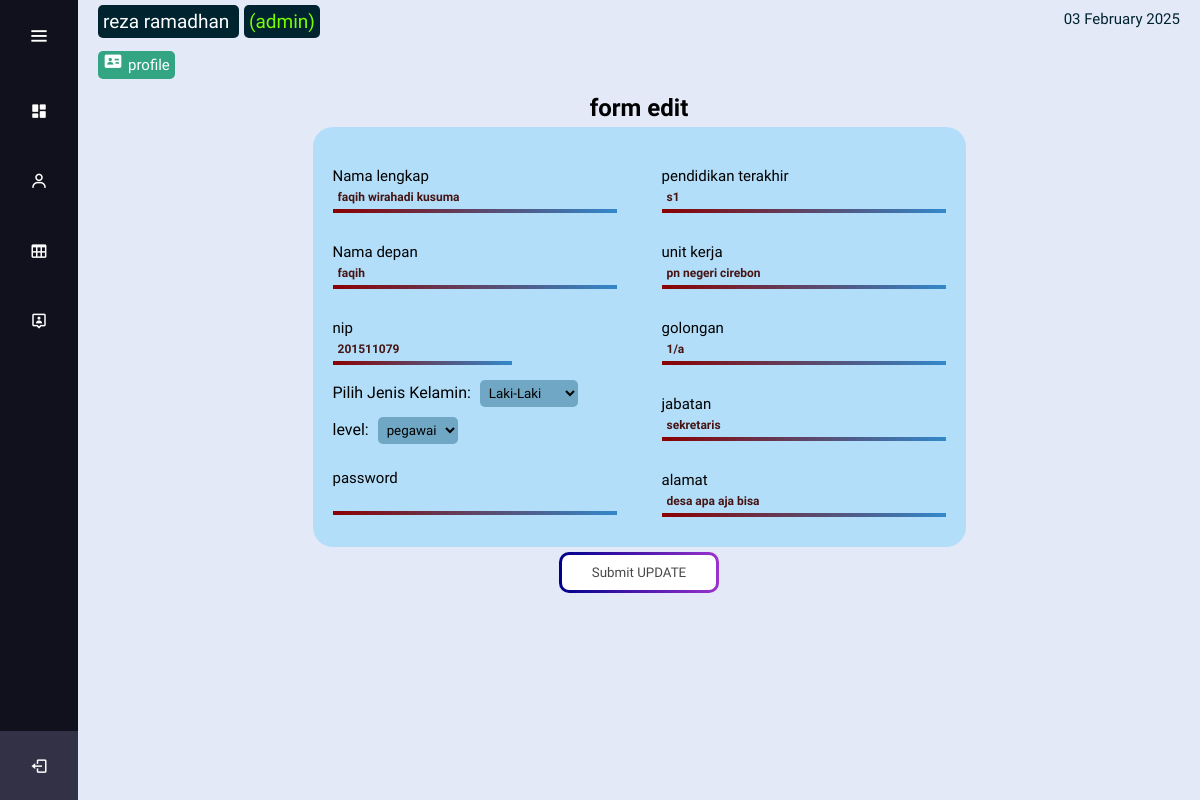
The page /dashboard_admin.php?page=edit_user&id_user=137 (signed in) on the database its author committed.
### tables this page shows
CREATE TABLE `tbl_multi_user` (
  `id_user` int(11) NOT NULL,
  `nama_lengkap` varchar(100) DEFAULT NULL,
  `nama_depan` varchar(100) DEFAULT NULL,
  `nip` char(18) DEFAULT NULL,
  `jenis_kelamin` varchar(100) DEFAULT NULL,
  `pass_user` varchar(100) DEFAULT NULL,
  `level` varchar(100) DEFAULT NULL
);

CREATE TABLE `tbl_data_pegawai` (
  `id_pegawai` int(11) NOT NULL,
  `nama_pegawai` varchar(100) DEFAULT NULL,
  `nip` char(18) DEFAULT NULL,
  `id_jabatan` int(11) DEFAULT NULL,
  `id_user` int(11) DEFAULT NULL,
  `id_golongan` int(11) DEFAULT NULL,
  `unit_kerja` varchar(100) DEFAULT NULL,
  `pendidikan_terakhir` varchar(100) DEFAULT NULL,
  `alamat` varchar(225) DEFAULT NULL
);

CREATE TABLE `tbl_data_golongan` (
  `id_golongan` int(11) NOT NULL,
  `nama_golongan` varchar(100) DEFAULT NULL,
  `id_user` int(11) DEFAULT NULL
);

CREATE TABLE `tbl_data_jabatan` (
  `id_jabatan` int(11) NOT NULL,
  `nama_jabatan` varchar(100) DEFAULT NULL,
  `id_user` int(11) DEFAULT NULL
);

### page/admin/user/edit_user.php (the view, shortened to what this page needs)
<?php
require_once('./function/koneksi.php');
$id_user = isset($_GET['id_user']) ? $_GET['id_user'] : false;
$pegawai_query = mysqli_query($koneksi, "SELECT
    pegawai.*,
    multi_user.*,
    golongan.*,
    jabatan.*
    FROM
        tbl_data_pegawai AS pegawai
    INNER JOIN
        tbl_multi_user AS multi_user ON pegawai.id_user = multi_user.id_user
    INNER JOIN
        tbl_data_golongan AS golongan ON pegawai.id_golongan = golongan.id_golongan
    INNER JOIN
        tbl_data_jabatan AS jabatan ON pegawai.id_jabatan = jabatan.id_jabatan
    WHERE
        pegawai.id_user= $id_user");
$pegawai = mysqli_fetch_array($pegawai_query);
if ($pegawai) {
    $nama_lengkap = $pegawai['nama_lengkap'];
    $nama_depan = $pegawai['nama_depan'];
    $nip = $pegawai['nip'];
    $jenis_kelamin = $pegawai['jenis_kelamin'];
    $nama_jabatan = $pegawai['nama_jabatan'];
    $nama_golongan = $pegawai['nama_golongan'];
    $pendidikan_terakhir = $pegawai['pendidikan_terakhir'];
    $alamat = $pegawai['alamat'];
    $unit_kerja = $pegawai['unit_kerja'];
    $level = $pegawai['level'];
}
?>
<form class="form-add" method="POST" action="<?= BASE_URL . 'process/process_user/process_admin/process_edit.php'?>">
        <h1>form edit </h1>
    <div class="box">
        <div class="box-form">
            <div class="mb-3">
                <label for="nama_lengkap_admin" class="form-label">Nama lengkap</label>
                <input type="text" class="form-control" id="nama_lengkap_admin" name="nama_lengkap_admin" size="35" value="<?= $nama_lengkap ?>">
            </div>
            <div class="mb-3">
                <label for="nama_depan" class="form-label">Nama depan</label>
                <input type="text" class="form-control" id="nama_depan" name="nama_depan" size="35" value="<?= $nama_depan ?>">
            </div>
            <div class="mb-3">
                <label for="nip" class="form-label">nip</label>
                <input type="number" class="form-control" id="nip" name="nip"  value="<?= $nip ?>" size="35">
            </div>
            <div class="mb-3">
                <label for="jenis_kelamin">Pilih Jenis Kelamin:</label>
                <select id="jenis_kelamin" name="jenis_kelamin" class="jenis">
                    <option value="<?= $user['jenis_kelamin'] ?>" class="active" ><?= $jenis_kelamin ?></option>
                </select>
            </div>
            <div class="mb-3">
                <label for="level">level:</label>
                <select id="level" name="level" class="jenis">
                    <option value="<?= $level ?>" class="active" ><?= $level ?></option>
                </select>
            </div>
            <div class="mb-3">
                <label for="pass_user" class="form-label">password</label>
                <input type="text" class="form-control" id="pass_user" name="pass_user" size="35" >
            </div>
        </div>
        <div class="box-form">
            <div class="mb-3">
                <label for="pendidikan_terakhir" class="form-label">pendidikan terakhir</label>
                <input type="text" class="form-control" id="pendidikan_terakhir" name="pendidikan_terakhir" size="35" value="<?= $pendidikan_terakhir ?>">
            </div>
            <div class="mb-3">
                <label for="unit_kerja" class="form-label">unit kerja</label>
                <input type="text" class="form-control" id="unit_kerja" name="unit_kerja" size="35" value="<?= $unit_kerja ?>">
            </div>
            <div class="mb-3">
                <label for="nama_golongan" class="form-label">golongan</label>
                <input type="text" class="form-control" id="nama_golongan" name="nama_golongan" size="35" value="<?= $nama_golongan ?>">
            </div>
            <div class="mb-3">
                <label for="nama_jabatan" class="form-label">jabatan</label>
                <input type="text" class="form-control" id="nama_jabatan" name="nama_jabatan" size="35" value="<?=  $nama_jabatan ?>">
            </div>
            <div class="mb-3">
                <label for="alamat" class="form-label">alamat</label>
                <input type="text" class="form-control" id="alamat" name="alamat" size="35" value="<?= $alamat ?>">
            </div>
        </div>
    </div>
    <button type="submit" class="btn btn-primary">Submit UPDATE</button>
</form>

### home-nav.php (shortened to what this page needs)
<div class="text">
          <div class="nama"><span style=" font-size:19px; color:white; margin-right:5px;"><?= $user['nama_lengkap'] ?>  </span>
                            <span style="color:#77ff00; font-size:19px;">(<?= $user['level'] ?>)</span><br><br>
                            <span class="span1"><a href="<?= BASE_URL . 'dashboard_admin.php?page=edit_data_profile'?>"><i class='bx bxs-id-card bx-tada' ></i>profile</a></span>
          </div>
          <div class="tanggal" id="clock">
            <?php
              $tanggal_sekarang = strftime("%d %B %Y ");
              echo "<p>{$tanggal_sekarang}</p>";
            ?>
          </div>
</div>

### style/style.css (style rules this page uses)
* { margin: 0; padding: 0; box-sizing: border-box; font-family: 'DynaPuff', cursive; }
* { margin: 0; padding: 0; box-sizing: border-box; }
.home-section .text { display: flex; justify-content: center; align-items: start; width: 100%; padding: 10px 20px; justify-content: space-between; color: #ffffff; font-size: 15px; font-weight: 200; margin-bottom: 10px; }
.home-section .text span { background-color: #002330; padding: 5px; border-radius: 5px; }
.home-section .text .span1 { background-color: #33a583; padding: 5px; margin-top: 5px; }
.home-section .text .tanggal { color: #002330; }
.form-add { display: flex; flex-direction: column; margin: 0px 20px; margin-bottom: 30px; justify-content: center; align-items: center; gap: 5px; }
.form-add .box { display: flex; background-color: #04b8ff38; justify-content: flex-start; align-items: start; gap: 5px; border-radius: 20px; }
.form-add .box .box-form { display: flex; flex-direction: column; justify-content: space-between; align-items: start; padding: 20px; border-radius: 20px; }
.form-add .box .box-form .jenis { background-color: #06516f63; color: rgb(0, 0, 0); border-radius: 5px; padding: 5px; border: none; margin: 5px; }
.form-add .box .box-form .jenis .active { background-color: #0194cf; color: white; }
.form-add .form-label { display: flex; margin-top: 20px; font-size: 15px; font-family: 'DynaPuff', cursive; }
.form-add .form-control { display: flex; font-size: 12px; color: rgb(71, 20, 20); background-color: transparent; border-top:none ; border-left: none; border-right: none; border-width: 4px; padding: 5px; border-image: linear-gradient(to right, rgb(139, 0, 0), rgb(50, 137, 204)) 1; font-size: 12px; border-radius: 3px; font-weight: bold; transition: 0.5s; margin-bottom: 10px; }
.form-add .btn { padding: 10px 40px 10px 40px; background-color: rgba(100, 148, 237, 0.34); color: rgb(72, 72, 72); background: linear-gradient(rgb(255, 255, 255), rgb(255, 255, 255)) padding-box, linear-gradient(to right, darkblue, darkorchid) border-box; border-radius: 10px; border: 3px solid transparent; padding-left: 30px; padding-right: 30px; font-family: 'DynaPuff', cursive; transition: 0.5s; }
.text .nama .span1 a { text-decoration: none; color: white; }
.text .nama .span1 a i { font-size: 20px; margin-right: 5px; }

### rows shown on the page
tbl_multi_user: nama_lengkap "reza ramadhan", level "admin"
tbl_data_pegawai: nama_lengkap_admin "faqih wirahadi kusuma", nama_depan "faqih", nip "201511079", jenis_kelamin "Laki-Laki", level "pegawai", pendidikan_terakhir "s1", unit_kerja "pn negeri cirebon", nama_golongan "1/a", nama_jabatan "sekretaris", alamat "desa apa aja bisa"

### other values the page prints
$tanggal_sekarang "03 February 2025"
